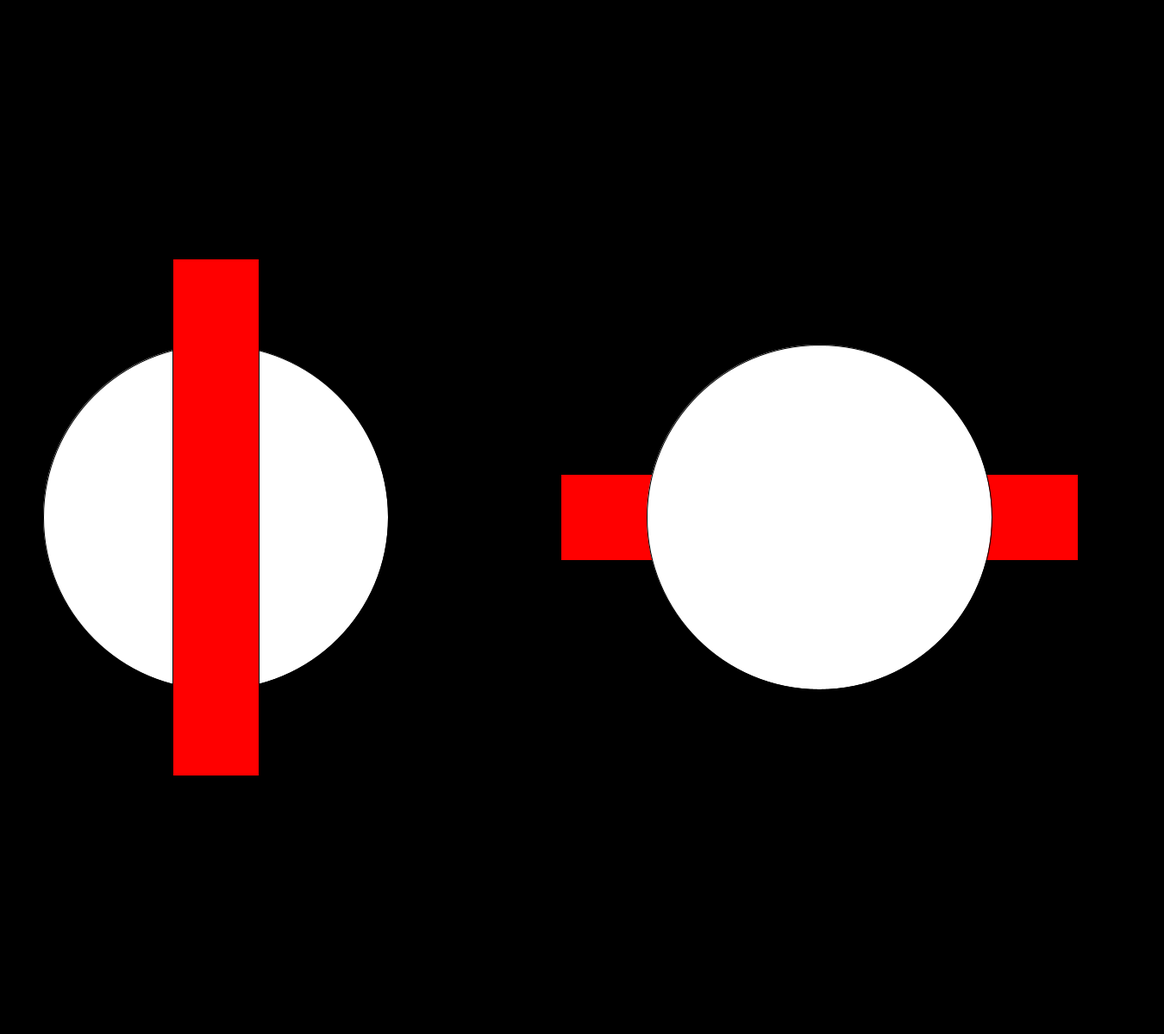
Frame 1 (no input)
Frame 60 (the mouse pressed at the canvas centre just before this capture): identical to frame 1, image omitted
Frame 120 (the mouse held since frame 60 and released just before this capture): identical to frame 1, image omitted

The Processing sketch that drew this single still picture (run headless with seeded random() and noise(); from frame 60 on, the mouse is pressed at the canvas centre):

// Processing sketch: Drawing_Order
// ── Drawing_Order.pde
//Drawing_Order.pde
//Author: Alexandros Lotsos
/*Summary: The purpose of this sketch is to introduce you to the concept of execution and drawing order.
Simply put, a computer program will execute from top to bottom unless otherwise explicitly directed to do otherwise.*/

void setup(){
  //set canvas size and background color
  size(1350, 1200);
  background(0);
  rectMode(CENTER); //rectMode is a function that decides the point of reference to which rectangles are drawn. Here we set it to center for easier positioning.
  
  //notice that the order of my functions determines how things are drawn
  
  ellipse(250, 600, 400, 400);
  fill(255,0,0); //set fill color to red for visual clarity
  rect(250, 600, 100, 600);
  
  rect(950, 600, 600, 100);
  fill(255); //set fill back to white to draw the ellipse
  ellipse(950, 600, 400, 400);
  
  //processing draws on the canvas sequentially!
}

void draw(){
  
}
